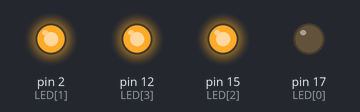
The sketch below on a simulated Arduino Uno, built with avr-gcc and run on an emulated ATmega328P. On the bench: output pins drawn as LEDs (lit = HIGH).

Above: at 0.2 s.
At 1.2 s:
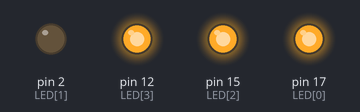
At 2.2 s:
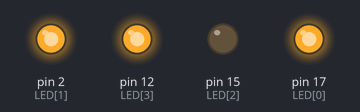
At 3.2 s:
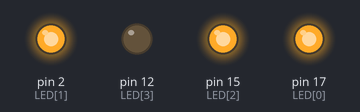
At 4.7 s:
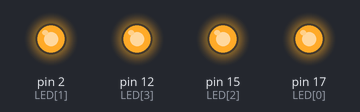
Timing chart, 0 to 5.2 s (numbered marks = the images above):
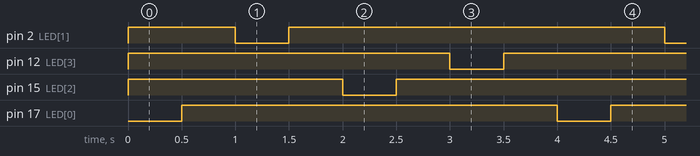

Measured:
- by itself, pin 2 (LED[1]), pin 12 (LED[3]), pin 15 (LED[2]), pin 17 (LED[0]): alternates HIGH for 3.5 s and LOW for 0.50 s
- by itself, everything shown: repeats every 4.0 s, in 8 steps

The sketch:

While_V2.ino
```cpp
int LED[] = {17,2,15,12};

void setup() {
  pinMode(LED[0],OUTPUT);
  pinMode(LED[1],OUTPUT);
  pinMode(LED[2],OUTPUT);
  pinMode(LED[3],OUTPUT);
  digitalWrite(LED[0],HIGH);
  digitalWrite(LED[1],HIGH);
  digitalWrite(LED[2],HIGH);
  digitalWrite(LED[3],HIGH);

}

void loop() {
  int x = 0;
  while(x < 4){
    digitalWrite(LED[x],LOW);
    delay(500);
    digitalWrite(LED[x],HIGH);
    delay(500);
    x++;

  }
}
```
